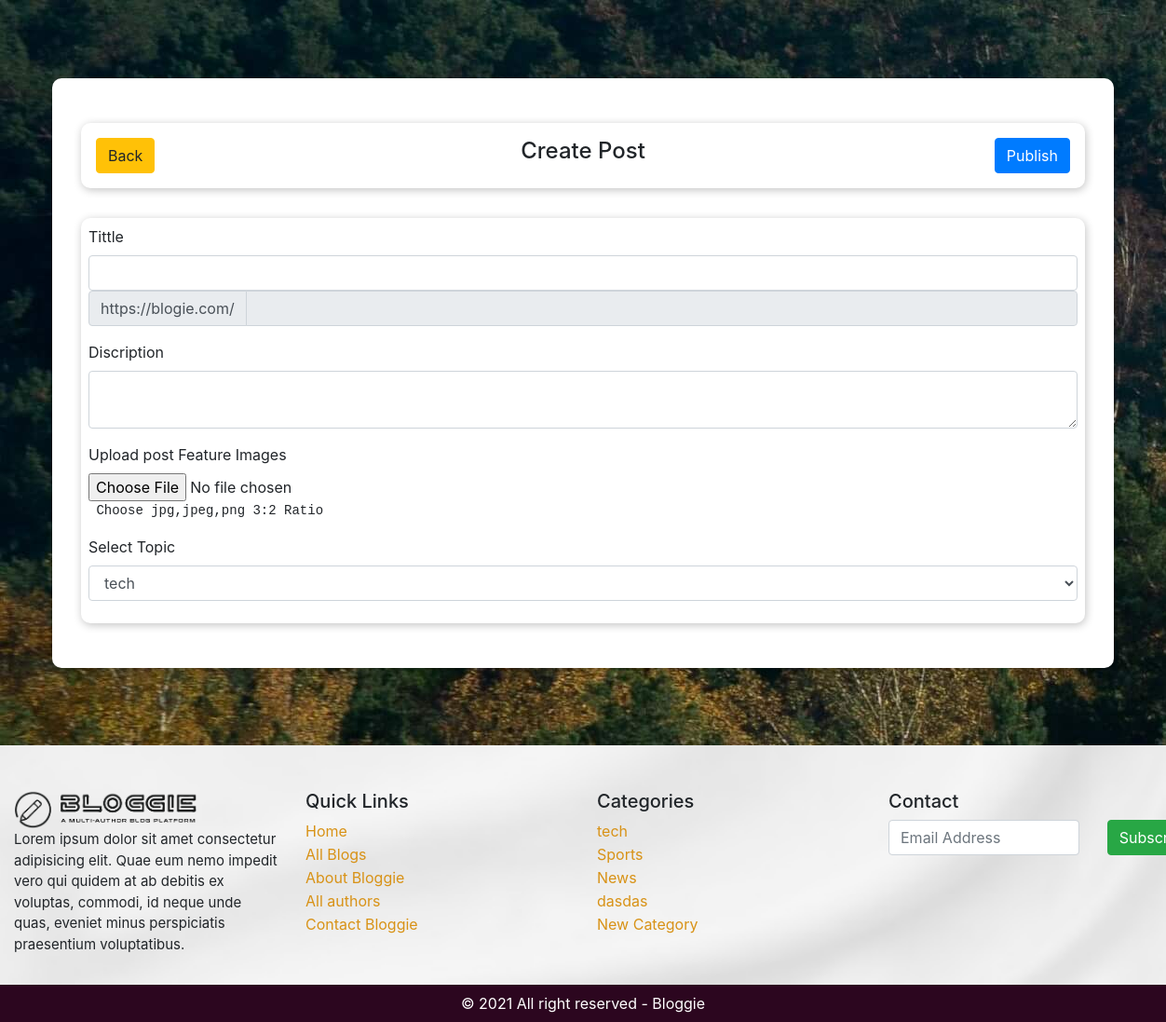
Screenshot of /addpost.php (signed in) with the database file from the repository.
### tables this page shows
CREATE TABLE `categories` (
  `id` int(100) NOT NULL,
  `slug` varchar(200) NOT NULL,
  `name` varchar(200) NOT NULL,
  `status` varchar(200) NOT NULL,
  `date` date NOT NULL DEFAULT current_timestamp()
);

### addpost.php (the view, shortened to what this page needs)
<?php
include 'dashboard-head.php';
?>
<div class="container-fluid center dash_body p-2">
    <div class="container widget ">
        <div class="add-post p-3">
            <div class="">
                <form action="#" method="post" enctype="multipart/form-data">
                    <div class="p-3"></div>
                    <div class="widget p-3">
                        <div class="row">
                            <div class="col-3">
                                <a href="dashboard.php" class="btn btn-warning float-left">Back</a>
                            </div>
                            <div class="col-6">
                                <h4 class="text-center">Create Post</h4>
                            </div>
                            <div class="col-3">
                                <button name="add_post" type="submit" class="btn btn-primary float-right">Publish</button>
                            </div>
                        </div>
                    </div>
                    <div class="p-3"></div>
                    <div class="row">
                        <div class="col-12 pb-3">
                            <div class="widget p-2">
                                <div class="form-group">
                                    <label for="">Tittle</label>
                                    <input type="text" class="form-control" name="post_tittle" id="tittle" aria-describedby="emailHelpId" placeholder="">
                                    <div class="input-group mb-3">
                                        <div class="input-group-prepend">
                                            <span class="input-group-text" id="basic-addon3">https://blogie.com/</span>
                                        </div>
                                        <input name="post_slug" type="text" class="form-control" id="slug" aria-describedby="basic-addon3" readonly>
                                    </div>
                                    <label for="">Discription</label>
                                    <textarea class="form-control" name="post__discription" id="editor2"></textarea>
                                </div>
                                <label for="">Upload post Feature Images </label> <br>
                                <input type="file" name="post-img" required>
                                <pre> Choose jpg,jpeg,png 3:2 Ratio </pre>
                                <div class="form-group">
                                    <label for="">Select Topic</label>
                                    <select class="form-control" name="post__topic" id="">
                                        <?php
                                        $topic_query = " SELECT * FROM `categories`  ORDER BY id DESC";
                                        $result = mysqli_query($con, $topic_query);
                                        if (mysqli_num_rows($result) > 0) {
                                            while ($row = mysqli_fetch_assoc($result)) {
                                                $topic_name = $row["name"];
                                        ?>
                                                <option value="<?php echo $topic_name ?>"><?php echo $topic_name ?></option>
                                        <?php
                                            }
                                        }
                                        ?>
                                    </select>
                                </div>
                            </div>
                        </div>
                    </div>
                </form>
            </div>
        </div>
    </div>
</div>
<?php include 'footer.php'; ?>

### footer.php (shortened to what this page needs)
<footer-section>
    <div class="footer-area pt-5 pb-3">
        <div class="container-fluid">
            <div class="row">
                <div class="col-xl-3">
                    <div class="footer-content">
                        <img width="70%" src="uploads/theme/logo-dark.png" alt="">
                        <p>Lorem ipsum dolor sit amet consectetur adipisicing elit. Quae eum nemo impedit vero qui quidem at ab debitis ex voluptas, commodi, id neque unde quas, eveniet minus perspiciatis praesentium voluptatibus.</p>
                    </div>
                </div>
                <div class="col-xl-3">
                    <div class="footer-content">
                        <h5>Quick Links</h5>
                            <li><a href="">Home</a></li>
                            <li><a href="">All Blogs</a></li>
                            <li><a href="">About Bloggie</a></li>
                            <li><a href="">All authors</a></li>
                            <li><a href="">Contact Bloggie</a></li>
                    </div>
                </div>
                <div class="col-xl-3">
                    <div class="footer-content">
                        <h5>Categories</h5>
                            <?php
                            $topic_query = " SELECT * FROM `categories`  ORDER BY id DESC LIMIT 6";
                            $result = mysqli_query($con, $topic_query);
                            if (mysqli_num_rows($result) > 0) {
                                while ($row = mysqli_fetch_assoc($result)) {
                                    $topic_id = $row["id"];
                                    $topic_name = $row["name"];
                            ?>
                                    <li><a href="categories.php?id=<?php echo $topic_id?>"><?php echo $topic_name ?></a></li>
                            <?php
                                }
                            }
                            ?>
                    </div>
                </div>
                <div class="col-xl-3">
                    <div class="footer-content">
                        <h5>Contact</h5>
                        <div class="subscribe">
                            <div class="">
                                <form action="" method="post">
                                    <div class="row">
                                        <div class="col-9">
                                            <input type="email" class="form-control" name="" id="" aria-describedby="emailHelpId" placeholder="Email Address" required>
                                        </div>
                                        <div class="col-3">
                                            <button type="submit" class="btn btn-success">Subscribe</button>
                                        </div>
                                    </div>
                                </form>
                            </div>
                        </div>
                    </div>
                </div>
            </div>
        </div>
    </div>
    <div class="copyright-area">
        <div class="p-2 text-white  m-0 text-center">
            &copy; <?php echo date("Y"); ?> All right reserved - Bloggie
        </div>
    </div>
</footer-section>
</body>
</html>

### css/theme.css (style rules this page uses)
a { text-decoration: none; color: var(--action-yellow); }
.widget { overflow: hidden; border: none; background: white; border-radius: 10px; box-shadow: 1px 2px 10px rgba(0, 0, 0, 0.238); }
.center { display: flex; justify-content: center; align-items: center; }
.dash_body { background-image: url("../uploads/post_images/mountain.jpg"); }
.footer-area { background-image: url("../uploads/theme/footer-bg.jpg"); background-position: center; background-repeat: no-repeat; background-size: cover; }
.footer-area li { list-style: none; line-height: 25px; }
.footer-area p { font-size: 15px; }
.copyright-area { background: var(--primary-dark); }

### css/responsive.css (style rules this page uses)
@media only screen and (min-width: 992px) { .dash_body { height: 100vh; } }

### rows the page displays
categories: name "tech"
categories: name "Sports"
categories: name "News"
categories: name "dasdas"
categories: name "New Category"

### other values shown
form field post__topic "tech"
